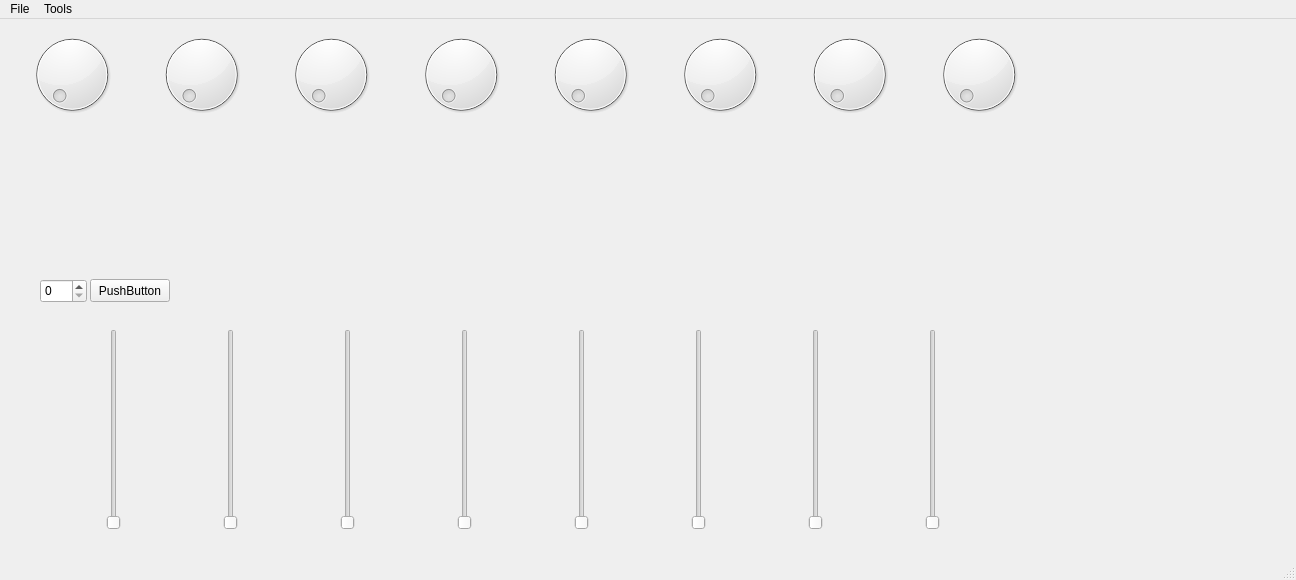
<?xml version="1.0" encoding="UTF-8"?>
<ui version="4.0">
 <class>MainWindow</class>
 <widget class="QMainWindow" name="MainWindow">
  <property name="geometry">
   <rect>
    <x>0</x>
    <y>0</y>
    <width>1296</width>
    <height>580</height>
   </rect>
  </property>
  <property name="windowTitle">
   <string>MainWindow</string>
  </property>
  <widget class="QWidget" name="centralwidget">
   <widget class="QWidget" name="horizontalLayoutWidget">
    <property name="geometry">
     <rect>
      <x>10</x>
      <y>310</y>
      <width>1031</width>
      <height>201</height>
     </rect>
    </property>
    <layout class="QHBoxLayout" name="horizontalLayout">
     <item>
      <widget class="QSlider" name="verticalSlider0">
       <property name="orientation">
        <enum>Qt::Vertical</enum>
       </property>
      </widget>
     </item>
     <item>
      <widget class="QSlider" name="verticalSlider_1">
       <property name="orientation">
        <enum>Qt::Vertical</enum>
       </property>
      </widget>
     </item>
     <item>
      <widget class="QSlider" name="verticalSlider_2">
       <property name="orientation">
        <enum>Qt::Vertical</enum>
       </property>
      </widget>
     </item>
     <item>
      <widget class="QSlider" name="verticalSlider_3">
       <property name="orientation">
        <enum>Qt::Vertical</enum>
       </property>
      </widget>
     </item>
     <item>
      <widget class="QSlider" name="verticalSlider_4">
       <property name="orientation">
        <enum>Qt::Vertical</enum>
       </property>
      </widget>
     </item>
     <item>
      <widget class="QSlider" name="verticalSlider_5">
       <property name="orientation">
        <enum>Qt::Vertical</enum>
       </property>
      </widget>
     </item>
     <item>
      <widget class="QSlider" name="verticalSlider_6">
       <property name="orientation">
        <enum>Qt::Vertical</enum>
       </property>
      </widget>
     </item>
     <item>
      <widget class="QSlider" name="verticalSlider_7">
       <property name="orientation">
        <enum>Qt::Vertical</enum>
       </property>
      </widget>
     </item>
    </layout>
   </widget>
   <widget class="QWidget" name="horizontalLayoutWidget_2">
    <property name="geometry">
     <rect>
      <x>10</x>
      <y>10</y>
      <width>1031</width>
      <height>91</height>
     </rect>
    </property>
    <layout class="QHBoxLayout" name="horizontalLayout_2">
     <item>
      <widget class="QDial" name="dial7"/>
     </item>
     <item>
      <widget class="QDial" name="dial2"/>
     </item>
     <item>
      <widget class="QDial" name="dial1"/>
     </item>
     <item>
      <widget class="QDial" name="dial4"/>
     </item>
     <item>
      <widget class="QDial" name="dial5"/>
     </item>
     <item>
      <widget class="QDial" name="dial3"/>
     </item>
     <item>
      <widget class="QDial" name="dial6"/>
     </item>
     <item>
      <widget class="QDial" name="dial0"/>
     </item>
    </layout>
   </widget>
   <widget class="QPushButton" name="pushButton">
    <property name="geometry">
     <rect>
      <x>90</x>
      <y>260</y>
      <width>80</width>
      <height>23</height>
     </rect>
    </property>
    <property name="text">
     <string>PushButton</string>
    </property>
   </widget>
   <widget class="QSpinBox" name="spinBox">
    <property name="geometry">
     <rect>
      <x>40</x>
      <y>260</y>
      <width>47</width>
      <height>24</height>
     </rect>
    </property>
   </widget>
  </widget>
  <widget class="QMenuBar" name="menubar">
   <property name="geometry">
    <rect>
     <x>0</x>
     <y>0</y>
     <width>1296</width>
     <height>20</height>
    </rect>
   </property>
   <widget class="QMenu" name="menuFile">
    <property name="title">
     <string>File</string>
    </property>
   </widget>
   <widget class="QMenu" name="menuTools">
    <property name="title">
     <string>Tools</string>
    </property>
   </widget>
   <addaction name="menuFile"/>
   <addaction name="menuTools"/>
  </widget>
  <widget class="QStatusBar" name="statusbar"/>
 </widget>
 <resources/>
 <connections/>
</ui>
